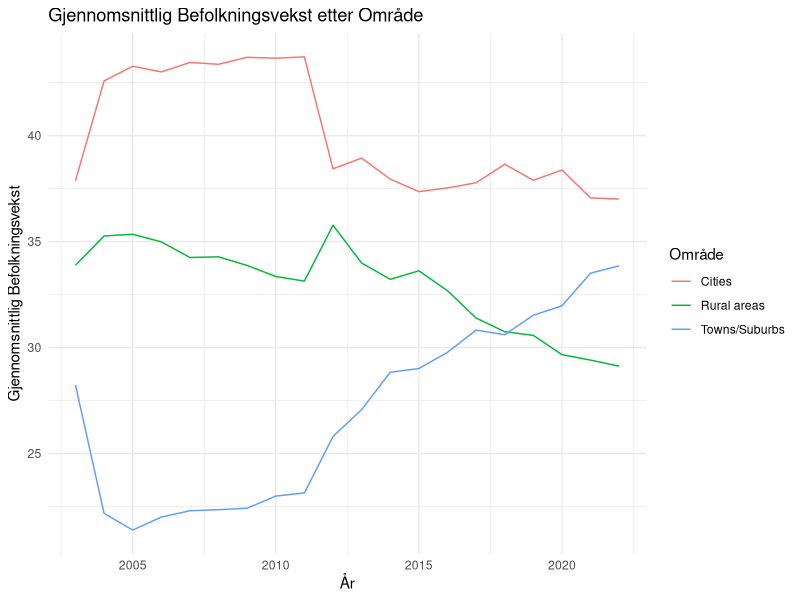
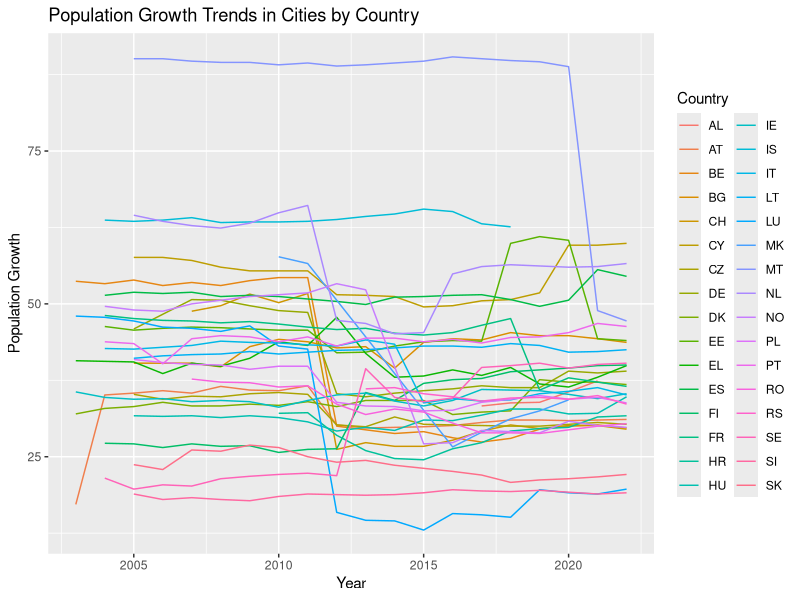
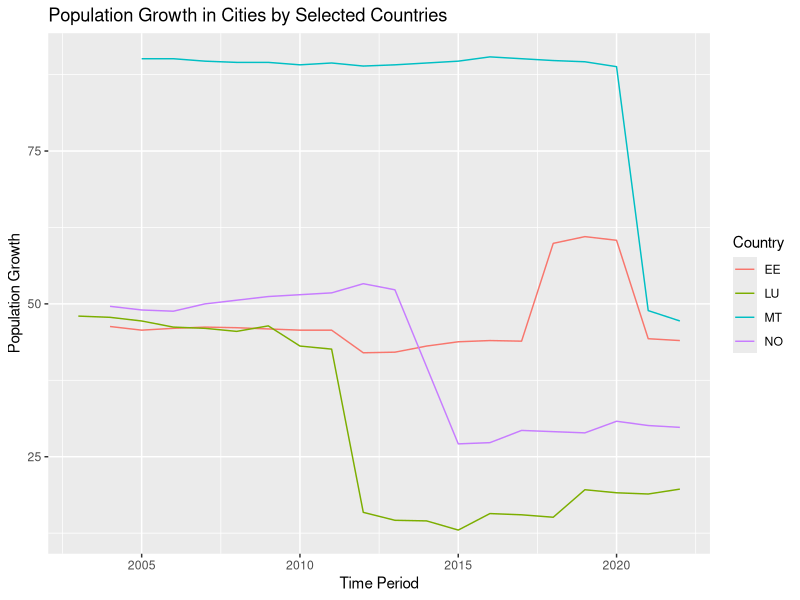
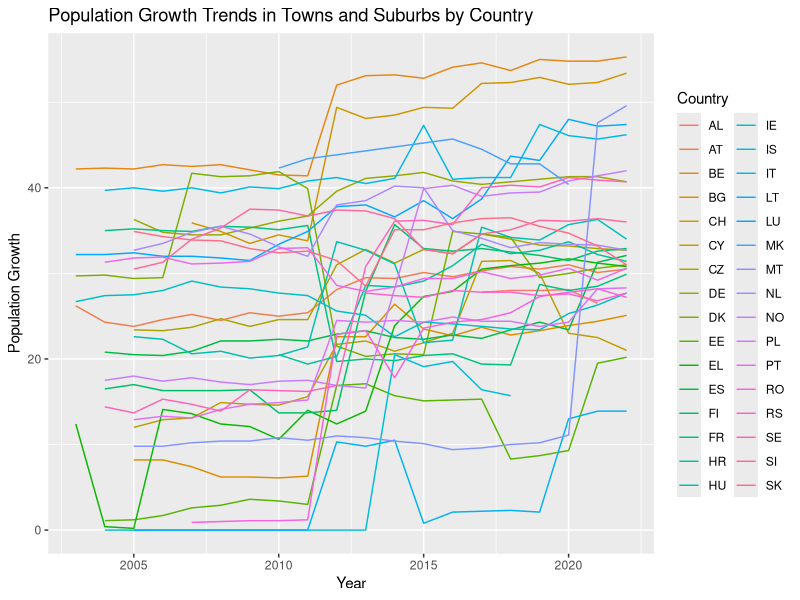
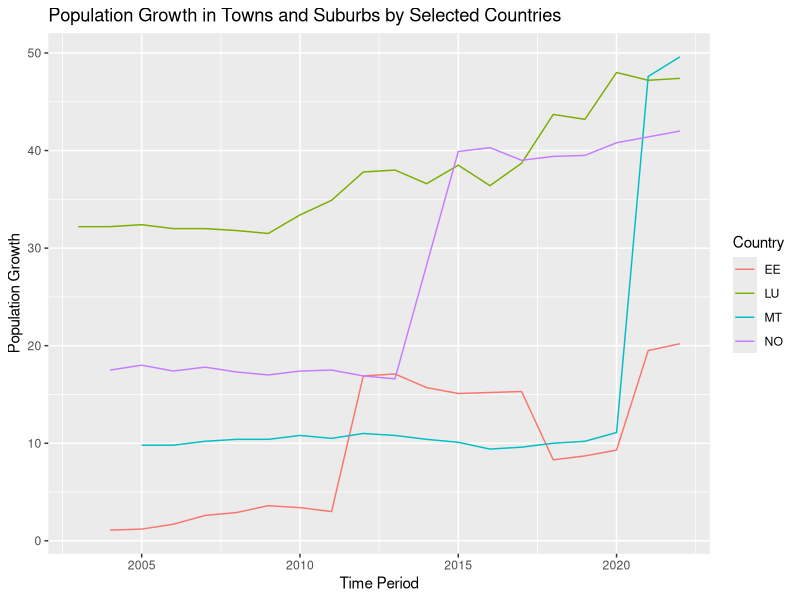
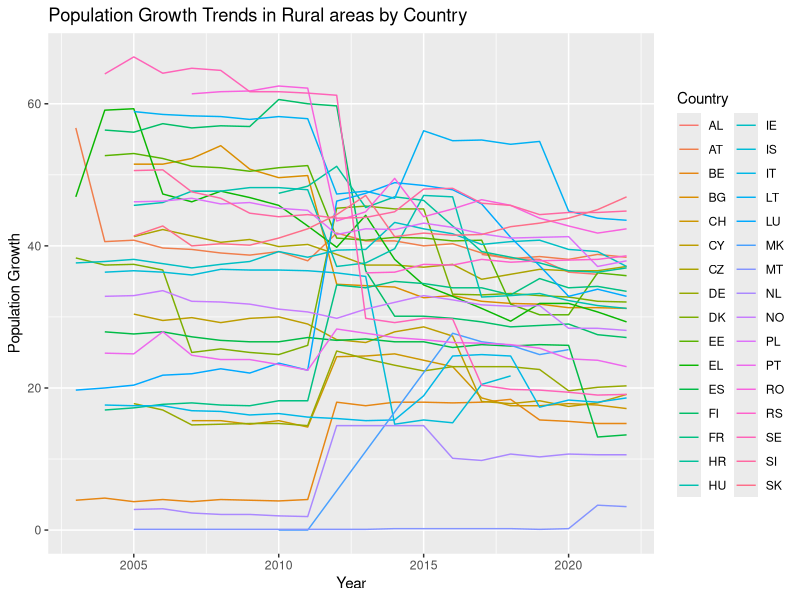
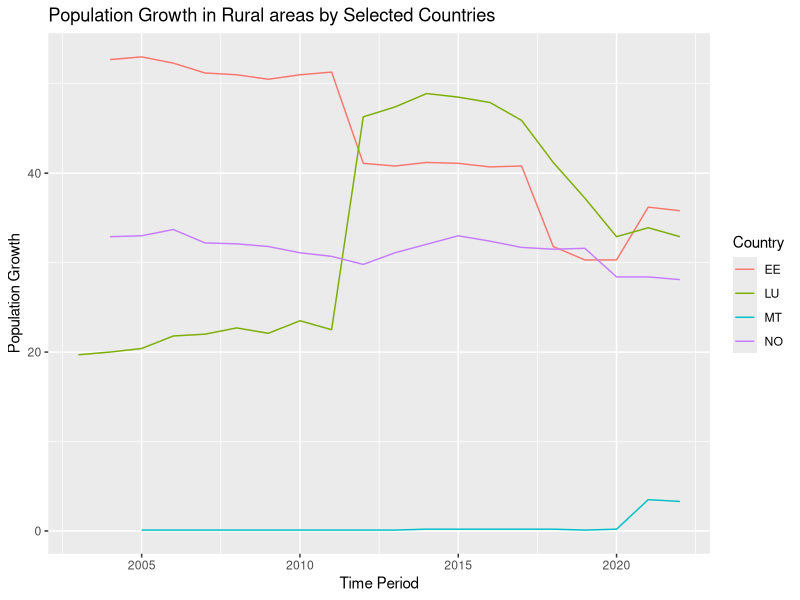
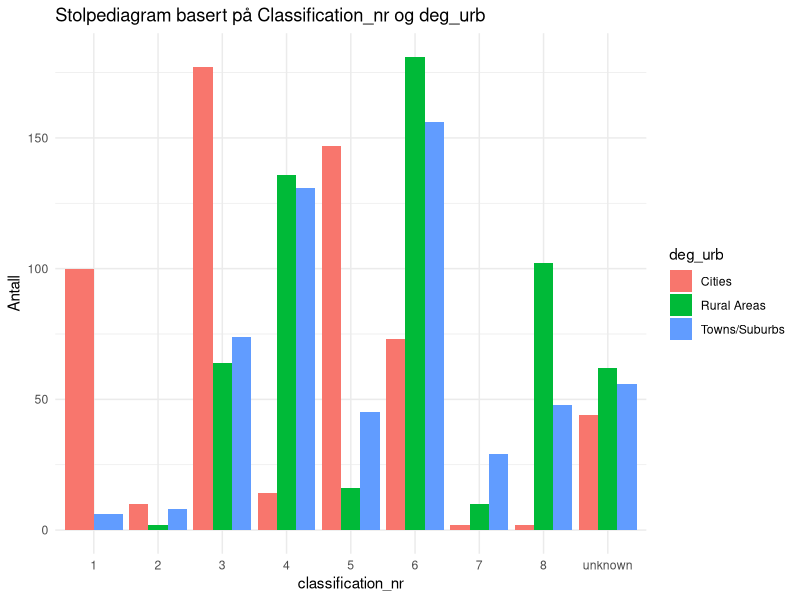

Generate these figures, in order, with R: (Note: this script raises an error after producing the figures.)
## ---- chunk 1
#| label: setup 
#| output: false
#| message: false
library(tidyverse)
library(readxl)
library(dplyr)
library(ggplot2)
## ---- chunk 2
data <- read_csv("ilc_lvho01__custom_9371289_linear.csv", 
    locale = locale(date_names = "nb", encoding = "ISO-8859-1"))
View(ilc_lvho01_custom_9371289_linear)
## ---- chunk 3
columns_to_remove <- c("DATAFLOW", "LAST UPDATE", "freq", "incgrp", "building", "unit", "OBS_FLAG")
data <- data[, !(names(data) %in% columns_to_remove)]
## ---- chunk 4
data <- data %>% 
  filter(geo != "LV") |> 
  mutate(deg_urb = case_when(
    deg_urb == "DEG1" ~ "Cities",
    deg_urb == "DEG2" ~ "Towns/Suburbs",
    deg_urb == "DEG3" ~ "Rural areas"
  ))
## ---- chunk 5
data %>%
  group_by(deg_urb, TIME_PERIOD) %>%
  summarise(mean_value = mean(OBS_VALUE)) %>%
  ggplot(aes(x = TIME_PERIOD, y = mean_value, color = deg_urb)) +
  geom_line() +
  labs(title = "Gjennomsnittlig Befolkningsvekst etter Område",
       x = "År",
       y = "Gjennomsnittlig Befolkningsvekst",
       color = "Område") +
  theme_minimal()

## ---- chunk 6
deg1_data <- data |> 
  filter(deg_urb == "Cities")

summary(deg1_data$OBS_VALUE)
## ---- chunk 7
standardavvik_deg1 <- sd(deg1_data$OBS_VALUE)

# Vis resultatet
print(standardavvik_deg1)

## ---- chunk 8
deg2_data <- data |> 
  filter(deg_urb == "Towns/Suburbs")

summary(deg2_data$OBS_VALUE)
## ---- chunk 9
standardavvik_deg2 <- sd(deg2_data$OBS_VALUE)

# Vis resultatet
print(standardavvik_deg2)
## ---- chunk 10
deg3_data <- data |> 
  filter(deg_urb == "Rural areas")

summary(deg3_data$OBS_VALUE)
## ---- chunk 11
standardavvik_deg3 <- sd(deg3_data$OBS_VALUE)

# Vis resultatet
print(standardavvik_deg3)
## ---- chunk 12
cities_plot <- data |> 
  filter(deg_urb == "Cities") |> 
  ggplot(aes(x = TIME_PERIOD, y = OBS_VALUE, color = geo)) +
  geom_line() +
  labs(title = "Population Growth Trends in Cities by Country",
       x = "Year",
       y = "Population Growth",
       color = "Country")

print(cities_plot)
## ---- chunk 13
cities_mt_plot <- data |>
  filter(deg_urb == "Cities", geo == "MT") |>
  ggplot(aes(x = "TIME_PERIOD", y = "OBS_VALUE")) +
  geom_line() +
  labs(title = "Population Growth in Cities (MT)",
       x = "Year",
       y = "Population Growth")
## ---- chunk 14
selected_countries <- c("MT", "LU", "NO", "EE")
selected_data <- subset(data, deg_urb == "Cities" & geo %in% selected_countries)

# Lag linjediagram
selected_cities <- ggplot(selected_data, aes(x = TIME_PERIOD, y = OBS_VALUE, group = geo, color = geo)) +
  geom_line() +
  labs(title = "Population Growth in Cities by Selected Countries",
       x = "Time Period",
       y = "Population Growth",
       color = "Country")

# Vis linjediagrammet
print(selected_cities)
## ---- chunk 15
towns_suburbs_plot <- data |> 
  filter(deg_urb == "Towns/Suburbs") |> 
  ggplot(aes(x = TIME_PERIOD, y = OBS_VALUE, color = geo)) +
  geom_line() +
  labs(title = "Population Growth Trends in Towns and Suburbs by Country",
       x = "Year",
       y = "Population Growth",
       color = "Country")

print(towns_suburbs_plot)
## ---- chunk 16
selected_countries_2 <- c("MT", "LU", "NO", "EE")
subset_towns <- subset(data, deg_urb == "Towns/Suburbs" & geo %in% selected_countries_2)

selected_towns <- ggplot(subset_towns, aes(x = TIME_PERIOD, y = OBS_VALUE, group = geo, color = geo)) +
  geom_line() +
  labs(title = "Population Growth in Towns and Suburbs by Selected Countries",
       x = "Time Period",
       y = "Population Growth",
       color = "Country")

print(selected_towns)
## ---- chunk 17
rural_plot <- data |> 
  filter(deg_urb == "Rural areas") |> 
  ggplot(aes(x = TIME_PERIOD, y = OBS_VALUE, color = geo)) +
  geom_line() +
  labs(title = "Population Growth Trends in Rural areas by Country",
       x = "Year",
       y = "Population Growth",
       color = "Country")

print(rural_plot)
## ---- chunk 18
selected_countries_3 <- c("MT", "LU", "NO", "EE")
subset_rural <- subset(data, deg_urb == "Rural areas" & geo %in% selected_countries_3)

selected_rural <- ggplot(subset_rural, aes(x = TIME_PERIOD, y = OBS_VALUE, group = geo, color = geo)) +
  geom_line() +
  labs(title = "Population Growth in Rural areas by Selected Countries",
       x = "Time Period",
       y = "Population Growth",
       color = "Country")

print(selected_rural)
## ---- chunk 19
data1 <- arbeidskraft <- read_csv("arbeidskraft.csv") |> 
  select(arbeidsvekst = OBS_VALUE, geo, age, deg_urb, TIME_PERIOD)

data2 <- arbeidsledighet1 <- read_csv("arbeidsledighet1.csv") |> 
  select(arbeidsledig = OBS_VALUE, geo,age, deg_urb, TIME_PERIOD)

data3 <- huspris <- read_csv("huspris.csv") |> 
  select(huspris = OBS_VALUE, geo, deg_urb, TIME_PERIOD)
## ---- chunk 20
arbeidsvekst <- data1 |>
  filter(age == "Y15-64") |>
  mutate(deg_urb = case_when(
    deg_urb == "DEG1" ~ "Cities",
    deg_urb == "DEG2" ~ "Towns/Suburbs",
    deg_urb == "DEG3" ~ "Rural Areas",
    TRUE ~ as.character(deg_urb)  # Beholder andre verdier uendret
  ))
## ---- chunk 21
arbeidsledige <- data2 |> 
  filter(age == "Y15-64") |>
  mutate(deg_urb = case_when(
    deg_urb == "DEG1" ~ "Cities",
    deg_urb == "DEG2" ~ "Towns/Suburbs",
    deg_urb == "DEG3" ~ "Rural Areas",
    TRUE ~ as.character(deg_urb)  # Beholder andre verdier uendret
  ))
## ---- chunk 22
huspris <- data3 |> 
  mutate(deg_urb = case_when(
    deg_urb == "DEG1" ~ "Cities",
    deg_urb == "DEG2" ~ "Towns/Suburbs",
    deg_urb == "DEG3" ~ "Rural Areas",
    TRUE ~ as.character(deg_urb)  # Beholder andre verdier uendret
  ))
## ---- chunk 23
join <- arbeidsvekst |> 
  left_join(arbeidsledige, join_by(geo, TIME_PERIOD, deg_urb))

join1 <- join |> 
  left_join(huspris, join_by(geo, TIME_PERIOD, deg_urb))

maindata <- join1 |> 
  left_join(data, join_by(geo, TIME_PERIOD, deg_urb))
## ---- chunk 24
maindata <- maindata %>%
  group_by(geo, TIME_PERIOD) %>%
  mutate(arb.ledig.geo.mean = mean(arbeidsledig, na.rm = TRUE), huspris.geo.mean = mean(huspris, na.rm = TRUE), arb.vekst.geo.mena = mean(arbeidsvekst, na.rm = TRUE))

## ---- chunk 25
maindata <- maindata %>%
  mutate(classification = case_when(
    arbeidsledig > arb.ledig.geo.mean & arbeidsvekst > arb.vekst.geo.mena & huspris > huspris.geo.mean ~ "1.høy arbeisledighet, høy arbeidsvekst, høy huspris",
    arbeidsledig > arb.ledig.geo.mean & arbeidsvekst > arb.vekst.geo.mena & huspris <= huspris.geo.mean ~ "2.høy arbeisledighet, høy arbeidsvekst, lav huspris",
    arbeidsledig > arb.ledig.geo.mean & arbeidsvekst <= arb.vekst.geo.mena & huspris > huspris.geo.mean ~ "3.høy arbeisledighet, lav arbeidsvekst, høy huspris",
    arbeidsledig > arb.ledig.geo.mean & arbeidsvekst <= arb.vekst.geo.mena & huspris <= huspris.geo.mean ~ "4.høy arbeisledighet, lav arbeidsvekst, lav huspris",
    arbeidsledig <= arb.ledig.geo.mean & arbeidsvekst > arb.vekst.geo.mena & huspris > huspris.geo.mean ~ "5.lav arbeisledighet, høy arbeidsvekst, høy huspris",
    arbeidsledig <= arb.ledig.geo.mean & arbeidsvekst > arb.vekst.geo.mena & huspris <= huspris.geo.mean ~ "6.lav arbeisledighet, høy arbeidsvekst, lav huspris",
    arbeidsledig <= arb.ledig.geo.mean & arbeidsvekst <= arb.vekst.geo.mena & huspris > huspris.geo.mean ~ "7.lav arbeisledighet, lav arbeidsvekst, høy huspris",
    arbeidsledig <= arb.ledig.geo.mean & arbeidsvekst <= arb.vekst.geo.mena & huspris <= huspris.geo.mean ~ "8. lav arbeisledighet, lav arbeidsvekst, lav huspris",
    TRUE ~ "unknown")
  )
## ---- chunk 26
maindata <- maindata %>%
  mutate(classification_nr = case_when(
    arbeidsledig > arb.ledig.geo.mean & arbeidsvekst > arb.vekst.geo.mena & huspris > huspris.geo.mean ~ "1",
    arbeidsledig > arb.ledig.geo.mean & arbeidsvekst > arb.vekst.geo.mena & huspris <= huspris.geo.mean ~ "2",
    arbeidsledig > arb.ledig.geo.mean & arbeidsvekst <= arb.vekst.geo.mena & huspris > huspris.geo.mean ~ "3",
    arbeidsledig > arb.ledig.geo.mean & arbeidsvekst <= arb.vekst.geo.mena & huspris <= huspris.geo.mean ~ "4",
    arbeidsledig <= arb.ledig.geo.mean & arbeidsvekst > arb.vekst.geo.mena & huspris > huspris.geo.mean ~ "5",
    arbeidsledig <= arb.ledig.geo.mean & arbeidsvekst > arb.vekst.geo.mena & huspris <= huspris.geo.mean ~ "6",
    arbeidsledig <= arb.ledig.geo.mean & arbeidsvekst <= arb.vekst.geo.mena & huspris > huspris.geo.mean ~ "7",
    arbeidsledig <= arb.ledig.geo.mean & arbeidsvekst <= arb.vekst.geo.mena & huspris <= huspris.geo.mean ~ "8",
    TRUE ~ "unknown")
  )
## ---- chunk 27
# Lag stolpediagram
stolpediagram <- ggplot(maindata, aes(x = as.factor(classification_nr), fill = deg_urb)) +
  geom_bar(position = "dodge", stat = "count") +
  labs(title = "Stolpediagram basert på Classification_nr og deg_urb",
       x = "classification_nr",
       y = "Antall") +
  theme_minimal()

# Vis stolpediagrammet
print(stolpediagram)
## ---- chunk 28
maindata %>%
  group_by(classification_nr, TIME_PERIOD) %>%
  mutate(realtive_growth = OBS_VALUE / first(OBS_VALUE) * 100) %>%
  ungroup()

  ggplot(aes(x = TIME_PERIOD, y = mean_value, color = as.character(classification_nr))) +
  geom_line() +
  labs(title = "Gjennomsnittlig Observed Value etter Classification Number",
       x = "Time Period",
       y = "Gjennomsnittlig Observed Value",
       color = "Classification Number") +
  theme_minimal()
